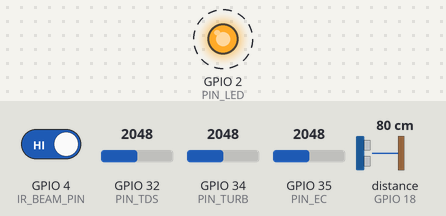
Simulated run of this sketch. Board: ESP32. Shown: output pins drawn as LEDs (lit = HIGH). Wiring (inferred from the names in the program): ultrasonic range finder: trigger GPIO 5; echo GPIO 18. Dashed ring = blinking. The inputs (shaded band) are chosen by the test bench; at power-on: GPIO 4 (IR_BEAM_PIN) HIGH, GPIO 32 (PIN_TDS) = 2048, GPIO 34 (PIN_TURB) = 2048, GPIO 35 (PIN_EC) = 2048, distance to the obstacle (sensor on GPIO 18) 80 cm. The echo pulse lasts 58.3 µs per cm; WiFi joins after 1.5 s; servers stay silent unless stated; uploads are accepted with an empty reply; pins used as bus, display or sensor lines are not drawn; what the sketch prints to the serial monitor is not drawn.

Above: at 1.63 s.
Timing chart, 0 to 4.5 s (numbered marks = the images above):
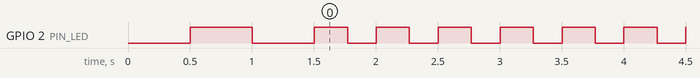

Measured:
- by itself, GPIO 2 (PIN_LED): repeats every 0.50 s: HIGH 0.27 s, LOW 0.23 s

The sketch:

draincheck_node.ino
```cpp
#include <WiFi.h>
#include <HTTPClient.h>
#include <ArduinoJson.h>

#define SENSOR_ID         "S1"   // change per node: S1, S2, S3
#define WIFI_SSID         "DrainCheckDemo"
#define WIFI_PASSWORD     "DemoPassword123"
#define BACKEND_BASE_URL  "http://192.168.4.1:8000"
#define POST_INTERVAL_MS  500
#define IR_BEAM_PIN       4

#define PIN_TRIG 5
#define PIN_ECHO 18
#define PIN_TURB 34
#define PIN_EC 35
#define PIN_TDS 32
#define PIN_LED 2

volatile bool beam_event_pending = false;
volatile int latest_beam_state = -1;
volatile unsigned long beam_trigger_time = 0;

unsigned long last_post_time = 0;

void IRAM_ATTR isr_beam() {
  unsigned long t = millis();
  int state = digitalRead(IR_BEAM_PIN);
  if (state != latest_beam_state) {
    latest_beam_state = state;
    beam_trigger_time = t;
    beam_event_pending = true;
  }
}

int readMedian(int pin, int samples = 10) {
  int vals[samples];
  for (int i = 0; i < samples; i++) {
    vals[i] = analogRead(pin);
    delay(2);
  }
  // Sort
  for (int i = 0; i < samples - 1; i++) {
    for (int j = i + 1; j < samples; j++) {
      if (vals[i] > vals[j]) {
        int t = vals[i];
        vals[i] = vals[j];
        vals[j] = t;
      }
    }
  }
  return vals[samples / 2];
}

void setup() {
  Serial.begin(115200);
  pinMode(PIN_LED, OUTPUT);

  pinMode(PIN_TRIG, OUTPUT);
  pinMode(PIN_ECHO, INPUT);

  pinMode(IR_BEAM_PIN, INPUT_PULLUP);
  latest_beam_state = digitalRead(IR_BEAM_PIN);
  attachInterrupt(digitalPinToInterrupt(IR_BEAM_PIN), isr_beam, CHANGE);

  WiFi.begin(WIFI_SSID, WIFI_PASSWORD);
  Serial.print("Connecting to WiFi");
  while (WiFi.status() != WL_CONNECTED) {
    delay(500);
    Serial.print(".");
    digitalWrite(PIN_LED, !digitalRead(PIN_LED));
  }
  Serial.println("\nConnected.");
  digitalWrite(PIN_LED, LOW);
}

void post_json(const char* endpoint, const String& payload) {
  if (WiFi.status() == WL_CONNECTED) {
    HTTPClient http;
    String url = String(BACKEND_BASE_URL) + endpoint;
    http.begin(url);
    http.addHeader("Content-Type", "application/json");
    http.setTimeout(1000);
    int httpResponseCode = http.POST(payload);
    http.end();
  }
}

void loop() {
  unsigned long now = millis();

  if (beam_event_pending) {
    beam_event_pending = false;
    StaticJsonDocument<200> doc;
    doc["type"] = "beam_event";
    doc["sensor_id"] = SENSOR_ID;
    doc["timestamp_ms"] = beam_trigger_time;
    doc["new_state"] = latest_beam_state;
    doc["uptime_ms"] = now;

    String payload;
    serializeJson(doc, payload);
    post_json("/api/beam_event", payload);
  }

  if (now - last_post_time >= POST_INTERVAL_MS) {
    last_post_time = now;
    digitalWrite(PIN_LED, HIGH);

    // Ultrasonic
    digitalWrite(PIN_TRIG, LOW);
    delayMicroseconds(2);
    digitalWrite(PIN_TRIG, HIGH);
    delayMicroseconds(10);
    digitalWrite(PIN_TRIG, LOW);
    long duration = pulseIn(PIN_ECHO, HIGH, 30000); // 30ms timeout
    float distance_mm = (duration * 0.343) / 2.0;
    if (duration == 0) distance_mm = 0;

    // Analog
    int turb_raw = readMedian(PIN_TURB);
    float turb_v = turb_raw * (3.3 / 4095.0);

    int ec_raw = readMedian(PIN_EC);
    float ec_v = ec_raw * (3.3 / 4095.0);
    float ec_us_cm = 1000.0 * ec_v; // Dummy vendor formula

    int tds_raw = readMedian(PIN_TDS);
    float tds_v = tds_raw * (3.3 / 4095.0);
    float tds_ppm = (133.42 * tds_v * tds_v * tds_v - 255.86 * tds_v * tds_v + 857.39 * tds_v) * 0.5; // DFRobot standard assuming 25C, adapted

    int current_beam = digitalRead(IR_BEAM_PIN);

    StaticJsonDocument<400> doc;
    doc["type"] = "reading";
    doc["sensor_id"] = SENSOR_ID;
    doc["timestamp_ms"] = now;
    doc["water_level_mm"] = distance_mm;
    doc["turbidity_raw"] = turb_raw;
    doc["turbidity_voltage"] = turb_v;
    doc["ec_raw"] = ec_raw;
    doc["ec_us_cm"] = ec_us_cm;
    doc["tds_raw"] = tds_raw;
    doc["tds_ppm"] = tds_ppm;
    doc["ir_beam_state"] = current_beam;
    doc["uptime_ms"] = now;

    String payload;
    serializeJson(doc, payload);
    post_json("/api/readings", payload);

    digitalWrite(PIN_LED, LOW);
  }
}
```
